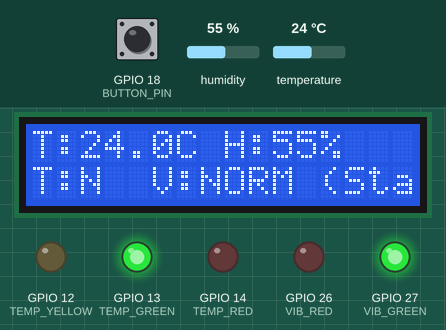
Bench run of a sketch on a simulated ESP32. On the bench: 16×2 character LCD, output pins drawn as LEDs (lit = HIGH). The inputs (shaded band) are chosen by the test bench; at power-on: GPIO 18 (BUTTON_PIN) HIGH, temperature 24 °C, humidity 55 %. What the sketch prints to the serial monitor is not drawn.

Above: at 3.2 s.
3.3 s: GPIO 18 (BUTTON_PIN) pulled LOW for 0.65 s
At 4.1 s:
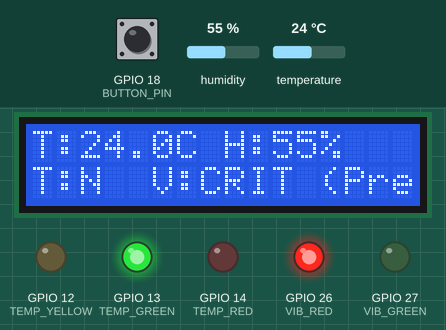
5.8 s: temperature set to 33 °C
At 7.3 s:
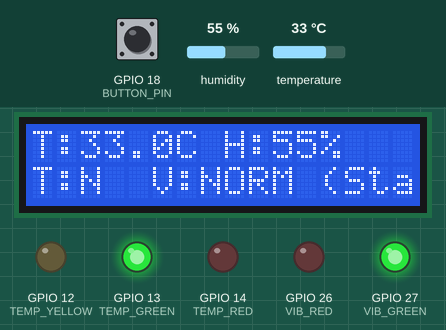
7.9 s: temperature set to 36 °C
At 9.7 s:
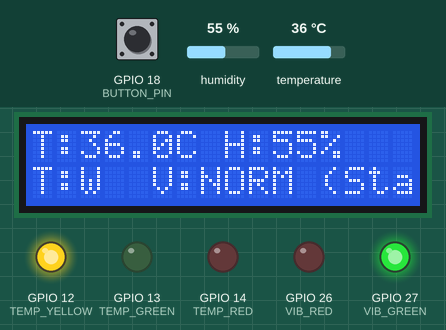
10.1 s: GPIO 18 (BUTTON_PIN) pulled LOW for 1 s
At 10.8 s:
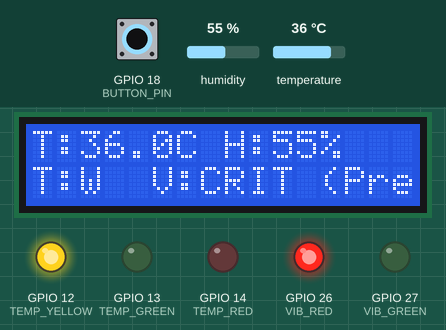
12.7 s: humidity set to 22 %
At 13.2 s:
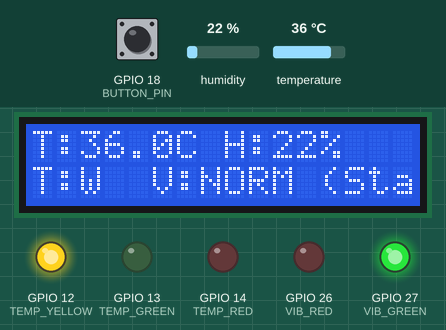
14.4 s: humidity set to 40 %
At 15.6 s:
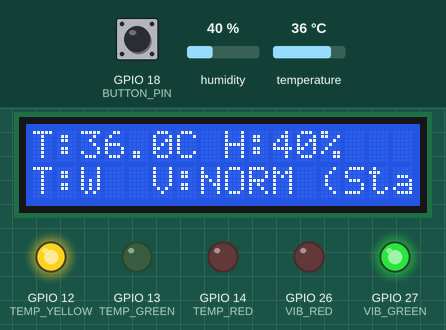
Timing chart, 0 to 17.4 s (numbered marks = the images above; inputs shaded):
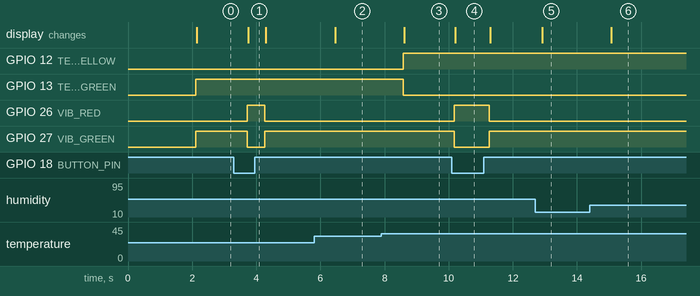

The sketch:

smart_radar_equipment_health_monitoring.ino
```cpp
#include <Wire.h>
#include <DHT.h>
#include <LiquidCrystal_I2C.h>

// Pin Definitions
#define DHTPIN 4            // DHT11 data pin
#define DHTTYPE DHT11
#define BUTTON_PIN 18       // Push button simulating vibration

// Temperature LEDs (3 LEDs)
#define TEMP_GREEN 13       // Normal temp (< 35°C)
#define TEMP_YELLOW 12      // Warning temp (35°C - 45°C)
#define TEMP_RED 14         // Critical temp (>= 45°C)

// Vibration LEDs (2 LEDs)
#define VIB_GREEN 27        // Normal vibration (Button not pressed)
#define VIB_RED 26          // Critical vibration (Button pressed)

// Thresholds
const float TEMP_WARNING = 35.0;
const float TEMP_CRITICAL = 45.0;

// Initialize Sensors and Display
DHT dht(DHTPIN, DHTTYPE);
LiquidCrystal_I2C lcd(0x27, 16, 2);

void setup() {
  Serial.begin(115200);

  // Initialize Pins
  pinMode(BUTTON_PIN, INPUT_PULLUP);

  pinMode(TEMP_GREEN, OUTPUT);
  pinMode(TEMP_YELLOW, OUTPUT);
  pinMode(TEMP_RED, OUTPUT);

  pinMode(VIB_GREEN, OUTPUT);
  pinMode(VIB_RED, OUTPUT);

  // Initialize DHT and LCD
  dht.begin();
  lcd.init();
  lcd.backlight();

  lcd.setCursor(0, 0);
  lcd.print("Radar Health Mon");
  lcd.setCursor(0, 1);
  lcd.print("System Ready");
  delay(2000);
  lcd.clear();
}

void loop() {
  // 1. Read DHT11 Temperature & Humidity
  float temperature = dht.readTemperature();
  float humidity = dht.readHumidity();

  if (isnan(temperature) || isnan(humidity)) {
    temperature = 0.0;
    humidity = 0.0;
  }

  // 2. Read Push Button State (LOW = Pressed/Critical Vibration, HIGH = Normal)
  bool isButtonPressed = (digitalRead(BUTTON_PIN) == LOW);

  // 3. Control Temperature LEDs (Green, Yellow, Red)
  if (temperature >= TEMP_CRITICAL) {
    digitalWrite(TEMP_RED, HIGH);
    digitalWrite(TEMP_YELLOW, LOW);
    digitalWrite(TEMP_GREEN, LOW);
  } else if (temperature >= TEMP_WARNING) {
    digitalWrite(TEMP_RED, LOW);
    digitalWrite(TEMP_YELLOW, HIGH);
    digitalWrite(TEMP_GREEN, LOW);
  } else {
    digitalWrite(TEMP_RED, LOW);
    digitalWrite(TEMP_YELLOW, LOW);
    digitalWrite(TEMP_GREEN, HIGH);
  }

  // 4. Control Vibration LEDs (Separate Green, Red)
  if (isButtonPressed) {
    digitalWrite(VIB_RED, HIGH);   // Critical vibration indicator ON
    digitalWrite(VIB_GREEN, LOW);  // Normal vibration indicator OFF
  } else {
    digitalWrite(VIB_RED, LOW);    // Critical vibration indicator OFF
    digitalWrite(VIB_GREEN, HIGH); // Normal vibration indicator ON
  }

  // 5. Display Status on LCD1602 (16x2 Layout)
  // Line 1: Temperature & Humidity
  lcd.setCursor(0, 0);
  lcd.print("T:");
  lcd.print(temperature, 1);
  lcd.print("C H:");
  lcd.print((int)humidity);
  lcd.print("% ");

  // Line 2: Separate status for Temperature and Vibration
  lcd.setCursor(0, 1);
  // T_Status: N=Normal, W=Warning, C=Critical
  // V_Status: N=Normal, C=Critical (Pressed)
  char tempCode = (temperature >= TEMP_CRITICAL) ? 'C' : (temperature >= TEMP_WARNING) ? 'W' : 'N';

  lcd.print("T:");
  lcd.print(tempCode);
  lcd.print("  V:");
  if (isButtonPressed) {
    lcd.print("CRIT (Press)");
  } else {
    lcd.print("NORM (Stable)");
  }

  // Serial Monitor Debugging
  Serial.print("Temp: "); Serial.print(temperature);
  Serial.print("C | Vib Button: "); Serial.println(isButtonPressed ? "PRESSED (Vib Red ON)" : "NOT PRESSED (Vib Green ON)");

  delay(500);
}
```

Measured:
- the behaviour switches between 34 and 35 °C on temperature (found by bisection; images 2 and 3)
- after the input at 3.3 s, GPIO 26 (VIB_RED): LOW → HIGH after 0.42 s, → LOW 0.56 s later; GPIO 27 (VIB_GREEN): HIGH → LOW after 0.42 s, → HIGH 0.56 s later; the display: changes after 0.45 s (image 1)
- after the input at 5.8 s, the display: changes after 0.66 s (image 2)
- after the input at 7.9 s, GPIO 12 (TEMP_YELLOW): LOW → HIGH after 0.68 s; GPIO 13 (TEMP_GREEN): HIGH → LOW after 0.68 s; the display: changes after 0.71 s (image 3)
- after the input at 10.1 s, GPIO 26 (VIB_RED): LOW → HIGH after 0.08 s, → LOW 1.1 s later; GPIO 27 (VIB_GREEN): HIGH → LOW after 0.08 s, → HIGH 1.1 s later; the display: changes after 0.11 s (image 4)
- after the input at 12.7 s, the display: changes after 0.22 s (image 5)
- after the input at 14.4 s, the display: changes after 0.67 s (image 6)
